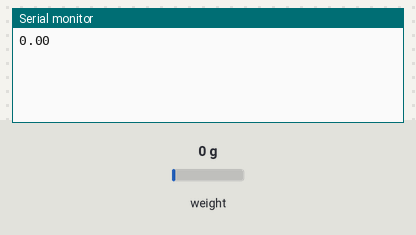
A sketch run on a simulated Arduino Uno, built with avr-gcc and run on an emulated ATmega328P. Parts: the last lines printed to the serial monitor. The test bench sets the inputs (shaded band); at power-on: weight on the scale 0 g.

Above: at 2.2 s.
2.3 s: weight on the scale set to 100 g
At 3.3 s:
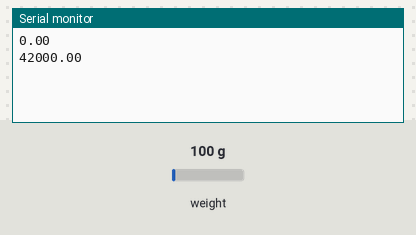
3.8 s: weight on the scale set to 1250 g
At 5.3 s:
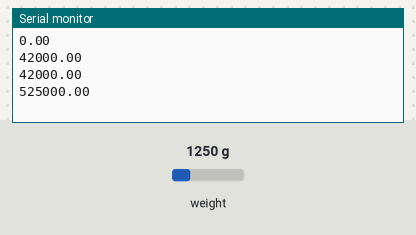
Timing chart, 0 to 6.8 s (numbered marks = the images above; inputs shaded):
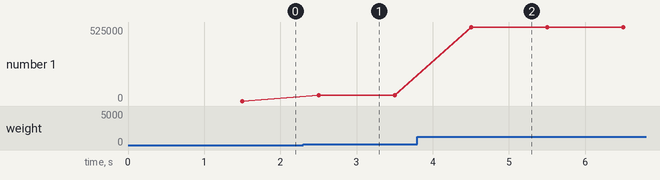

Measured:
- after the input at 2.3 s, the serial monitor: prints a new line after 0.20 s (image 1)
- after the input at 3.8 s, the serial monitor: prints a new line after 0.70 s (image 2)
- plotted number 1: 0 → 42000 after the input at 2.3 s, 42000 → 525000 after the input at 3.8 s

The sketch:

scalesen.ino
```cpp
#include "HX711.h"
HX711 scale;

#define DOUT 2
#define CLK 3

void setup() {
  Serial.begin(9600);
  scale.begin(DOUT, CLK);
  scale.set_scale();
  scale.tare();
}

void loop() {
  float weight = scale.get_units(5);
  Serial.println(weight);
  delay(500);
}
```
